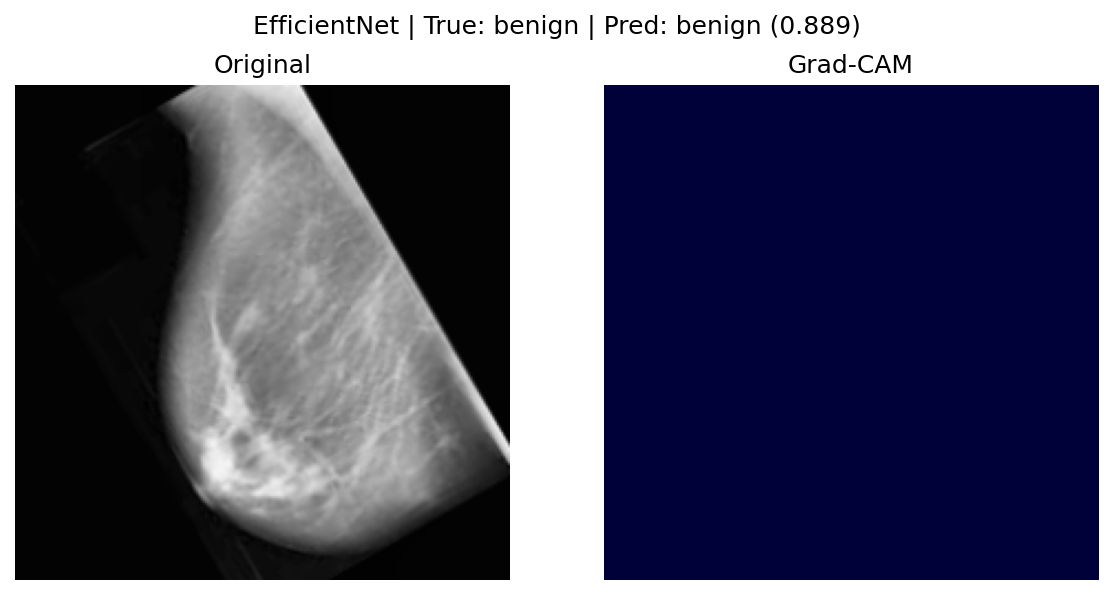
#> input picture GradCAM_Result/EfficientNet/benign/benign10359_gradcam_pred_benign.png, 1113 x 595 px
$ python -i mammography_preprocessing.py   (imports and definitions only)
#> lines starting #> are read from the running program, lines starting #| are printed output that depends on the picture; after the words box and inside, x2 and y2 are one past the last pixel; in counts of white or black regions, pixels touching at a corner belong together
import os
import cv2
import numpy as np
import pandas as pd
import logging
from skimage.metrics import peak_signal_noise_ratio as psnr
from skimage.metrics import structural_similarity as ssim
from pathlib import Path
from tqdm import tqdm
from typing import Tuple, Dict, Optional, List

# -----------------------
# Logging setup
# -----------------------
# [1 line not run here, left out]

# Directories
BASE_DIR = Path("datasets")
CBIS_PNG_DIR = BASE_DIR / "CBIS-DDSM/png"
INBREAST_PNG_DIR = BASE_DIR / "INBreast"
PROCESSED_DIR = BASE_DIR / "processed_mammography"

# Classes for both datasets
CLASSES = ['benign', 'malignant']

# Test mode - set to True for first 5 images only
TEST_MODE = False
N_TEST_IMAGES = 5

# Create processed directories
# [5 lines not run here, left out]


def extract_breast_region(img):
    """Mask out background by simple threshold and keep largest component."""
    # Assume img is grayscale uint8
    # Rough threshold to separate breast from black background
    _, thresh = cv2.threshold(img, 5, 255, cv2.THRESH_BINARY)
    # Keep largest connected component (the breast)
    labels = cv2.connectedComponentsWithStats(thresh)[1]
    if labels.max() == 0:
        return img  # fallback
    # Determine largest CC (excluding background label 0)
    largest_label = 1 + np.argmax(cv2.connectedComponentsWithStats(thresh)[2][1:, cv2.CC_STAT_AREA])
    mask = (labels == largest_label).astype(np.uint8) * 255
    # Optional: remove pectoral muscle by cutting top-right corner (for MLO views)
    # mask = remove_pectoral(mask)  # implement Hough or other if needed
    return cv2.bitwise_and(img, img, mask=mask)

def denoise_image(img, method='median'):
    """Apply denoising filter: 'median', 'gaussian', 'bilateral', or 'nlm'."""
    if method == 'median':
        return cv2.medianBlur(img, ksize=3)
    elif method == 'gaussian':
        return cv2.GaussianBlur(img, (5,5), sigmaX=1.0)
    elif method == 'bilateral':
        # d=9, sigmaColor=75, sigmaSpace=75 as common defaults
        return cv2.bilateralFilter(img, d=9, sigmaColor=75, sigmaSpace=75)
    elif method == 'nlm':
        # h=10 is a starting point; convert to 32F for fastNlMeans
        img32 = img.astype(np.uint8)
        return cv2.fastNlMeansDenoising(img32, None, h=10, templateWindowSize=7, searchWindowSize=21)
    else:
        return img

def enhance_contrast(img, clipLimit=2.0, tileGridSize=(8,8)):
    """Apply CLAHE for local contrast enhancement."""
    clahe = cv2.createCLAHE(clipLimit=clipLimit, tileGridSize=tileGridSize)
    return clahe.apply(img)

def sharpen_image(img):
    """Apply unsharp masking (USM) sharpening."""
    # Gaussian blur then combine
    blurred = cv2.GaussianBlur(img, (0,0), sigmaX=1.0)
    # Weighted sum: original + (original - blurred)
    sharpen = cv2.addWeighted(img, 1.5, blurred, -0.5, 0)
    return np.clip(sharpen, 0, 255).astype(np.uint8)

def normalize_intensity(img):
    """Normalize image to zero mean and unit variance (float32 output)."""
    img_float = img.astype(np.float32)
    mean, std = img_float.mean(), img_float.std()
    if std > 0:
        img_norm = (img_float - mean) / std
    else:
        img_norm = img_float - mean
    return img_norm

def preprocess_mammography_image(img: np.ndarray) -> Tuple[np.ndarray, Dict]:
    """
    Enhanced preprocessing pipeline for mammography images with breast region extraction
    """
    original = img.copy()

    # 1. Breast region extraction
    breast = extract_breast_region(img)

    # 2. First-pass denoising (median + NLM)
    med = denoise_image(breast, method='median')
    nlm = denoise_image(med, method='nlm')

    # 3. Contrast enhancement (CLAHE)
    clahe_img = enhance_contrast(nlm, clipLimit=2.0, tileGridSize=(8,8))

    # 4. Sharpen
    sharp = sharpen_image(clahe_img)

    # 5. Normalize intensities
    normalized = normalize_intensity(sharp)

    # 6. Convert back to uint8 for saving and metrics calculation
    processed = cv2.normalize(normalized, None, 0, 255, cv2.NORM_MINMAX).astype("uint8")

    # 7. Resize to 224x224
    target_size = (224, 224)
    resized = cv2.resize(processed, target_size, interpolation=cv2.INTER_CUBIC)
    original_resized = cv2.resize(original, target_size, interpolation=cv2.INTER_CUBIC)

    # Calculate metrics
    mse = np.mean((original_resized - resized) ** 2)
    psnr_val = 20 * np.log10(255.0 / np.sqrt(mse)) if mse > 0 else 100
    ssim_val = ssim(original_resized, resized)

    metrics = {
        'psnr': psnr_val,
        'ssim': ssim_val,
        'mse': mse
    }

    return resized, metrics


# [254 lines left out: functions process_cbis_dataset, process_inbreast_dataset, save_separate_metrics, main, not called in this run]


# [2 lines not run here, left out]

>>> import cv2
>>> picture = cv2.imread('../GradCAM_Result/EfficientNet/benign/benign10359_gradcam_pred_benign.png', cv2.IMREAD_GRAYSCALE)
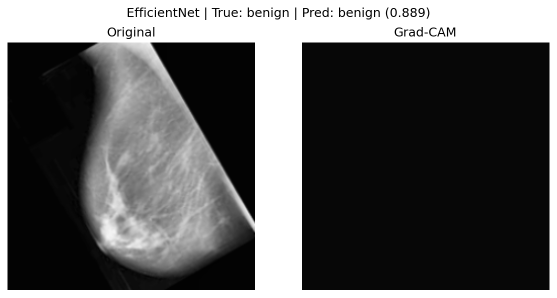
#> picture: shape (595, 1113) (shown at 1/2 size); min 0, max 255, mean 91.2
>>> result = preprocess_mammography_image(picture)
#> in extract_breast_region, `_, thresh = cv2.threshold(img, 5, 255, cv2.THRESH_BINARY)`:
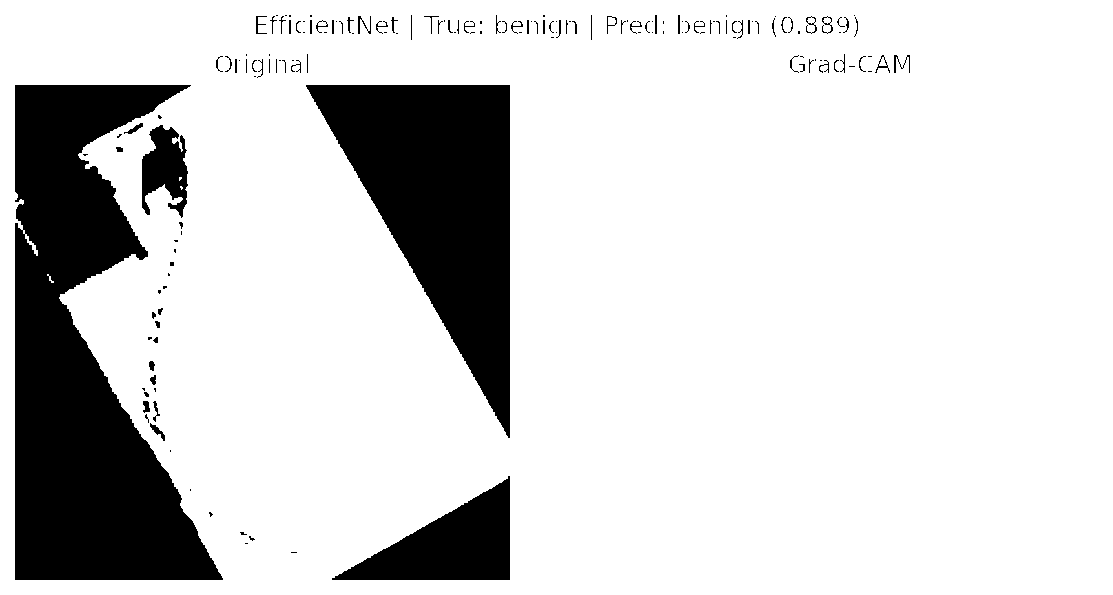
#> thresh: shape (595, 1113); 83.5% white; 163 black regions (96 under 20 px), largest, box (x1, y1, x2, y2) and area: (15, 85, 223, 580) 57892, (306, 85, 510, 438) 36247, (332, 476, 510, 580) 9195
#> in extract_breast_region, `labels = cv2.connectedComponentsWithStats(thresh)[1]`:
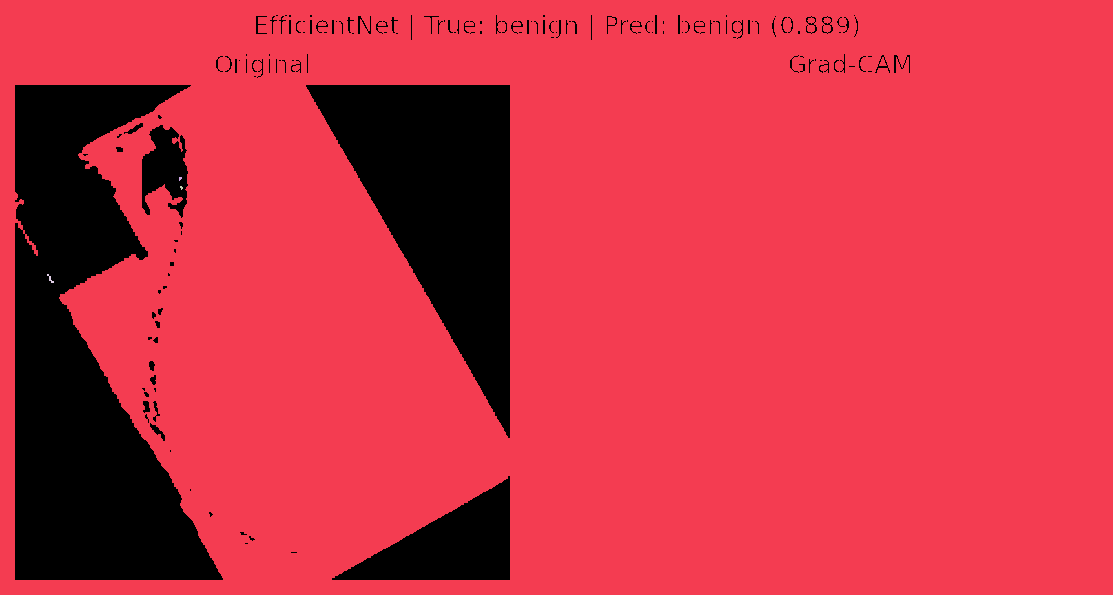
#> labels: shape (595, 1113) int32; 5 distinct labels, from 0 to 4; one colour per label, 0 black
#> in extract_breast_region, `largest_label = 1 + np.argmax(cv2.connectedComponentsWithStats(thresh)..`: largest_label = 1
#> in enhance_contrast, `return clahe.apply(img)`:
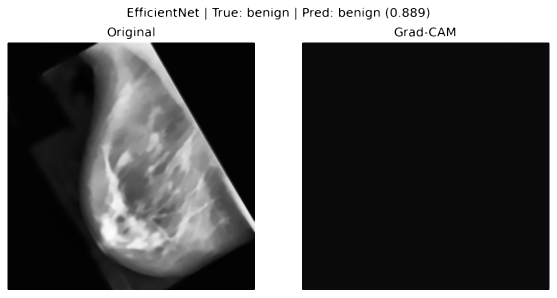
#> returned value: shape (595, 1113) (shown at 1/2 size); min 2, max 255, mean 93
#> in normalize_intensity, `mean, std = img_float.mean(), img_float.std()`: mean = 92.88; std = 107.1
#> in preprocess_mammography_image, `resized = cv2.resize(processed, target_size, interpolation=cv2.INTER_C..`:
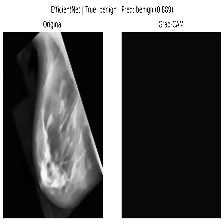
#> resized: shape (224, 224); min 0, max 255, mean 92.9
#> in preprocess_mammography_image, `original_resized = cv2.resize(original, target_size, interpolation=cv2..`:
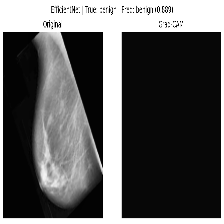
#> original_resized: shape (224, 224); min 0, max 255, mean 91.6
#> in preprocess_mammography_image, `mse = np.mean((original_resized - resized) ** 2)`: mse = 20.43
#> in preprocess_mammography_image, `psnr_val = 20 * np.log10(255.0 / np.sqrt(mse)) if mse > 0 else 100`: psnr_val = 35.03
#> in preprocess_mammography_image, `ssim_val = ssim(original_resized, resized)`: ssim_val = 0.952
#> in preprocess_mammography_image, `metrics = { 'psnr': psnr_val, 'ssim': ssim_val, 'mse': mse }`: metrics = {'psnr': 35.03, 'ssim': 0.952, 'mse': 20.43}

$ run again, on GradCAM_Result/EfficientNet/benign/benign287_gradcam_pred_benign.png
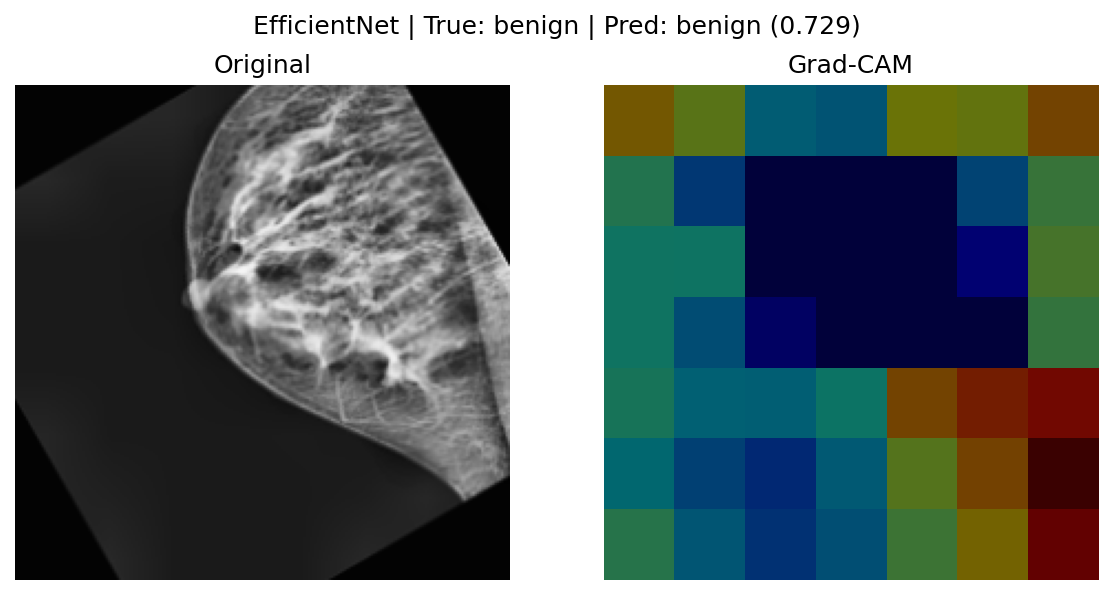
#> input picture GradCAM_Result/EfficientNet/benign/benign287_gradcam_pred_benign.png, 1113 x 595 px
#> in extract_breast_region, `_, thresh = cv2.threshold(img, 5, 255, cv2.THRESH_BINARY)`:
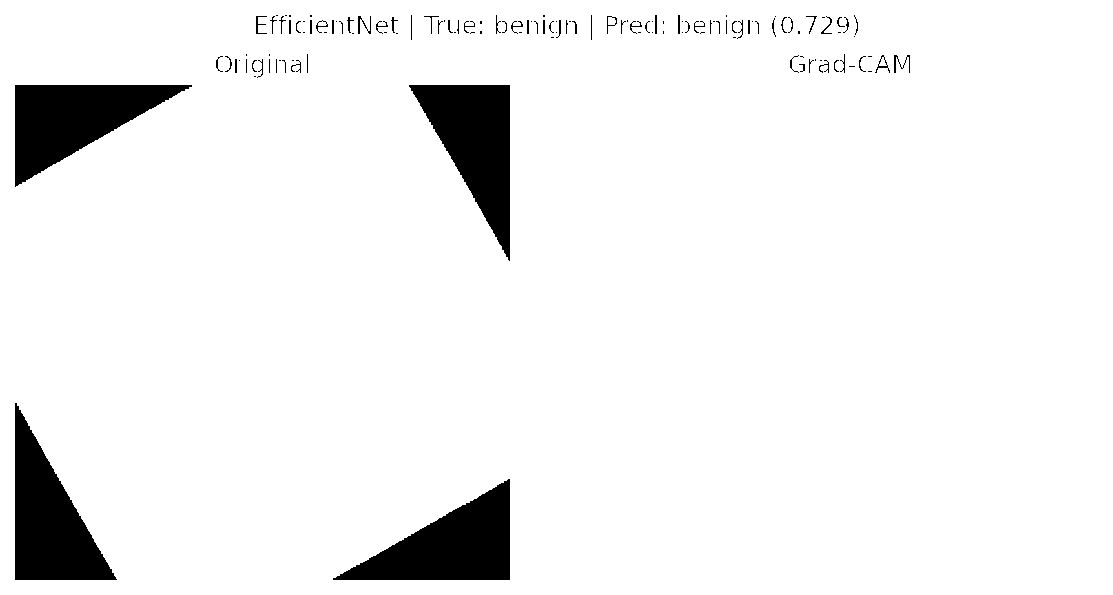
#> thresh: shape (595, 1113); 94.2% white; 130 black regions (73 under 20 px), largest, box (x1, y1, x2, y2) and area: (15, 403, 117, 580) 9067, (15, 85, 192, 187) 9053, (333, 479, 510, 580) 9028
#> largest_label = 1
#> mean = 113.2; std = 93.59
#> in preprocess_mammography_image, `original_resized = cv2.resize(original, target_size, interpolation=cv2..`:
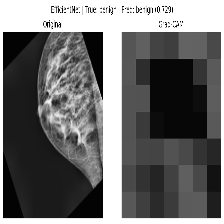
#> original_resized: shape (224, 224); min 0, max 255, mean 108.6
#> mse = 46.86
#> psnr_val = 31.42
#> ssim_val = 0.95
#> metrics = {'psnr': 31.42, 'ssim': 0.95, 'mse': 46.86}

$ run again, on GradCAM_Result/EfficientNet/benign/benign3170_gradcam_pred_benign.png
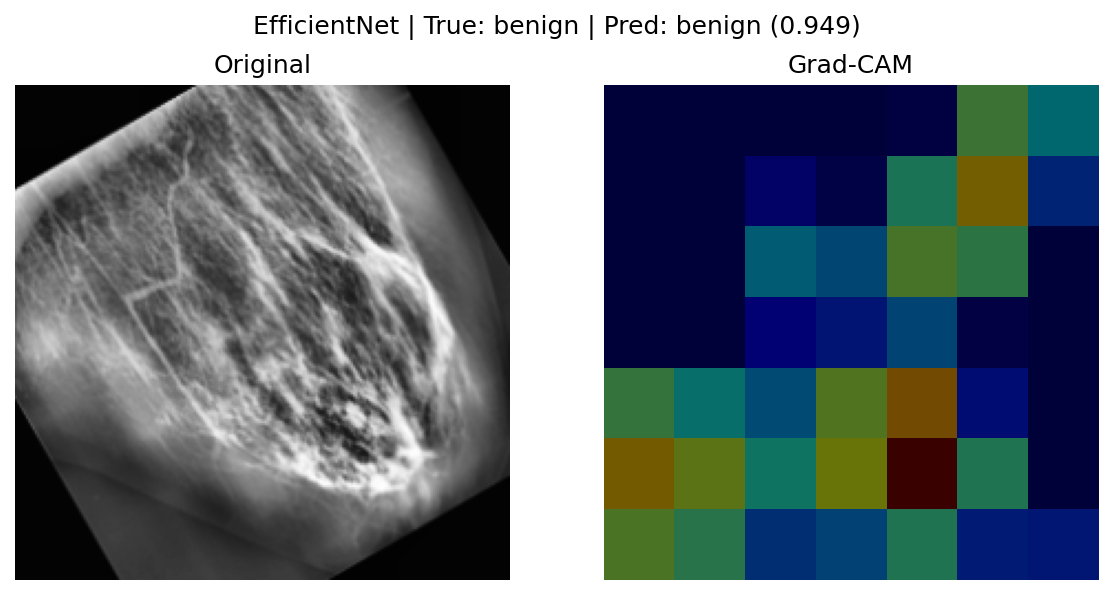
#> input picture GradCAM_Result/EfficientNet/benign/benign3170_gradcam_pred_benign.png, 1113 x 595 px
#> in extract_breast_region, `_, thresh = cv2.threshold(img, 5, 255, cv2.THRESH_BINARY)`:
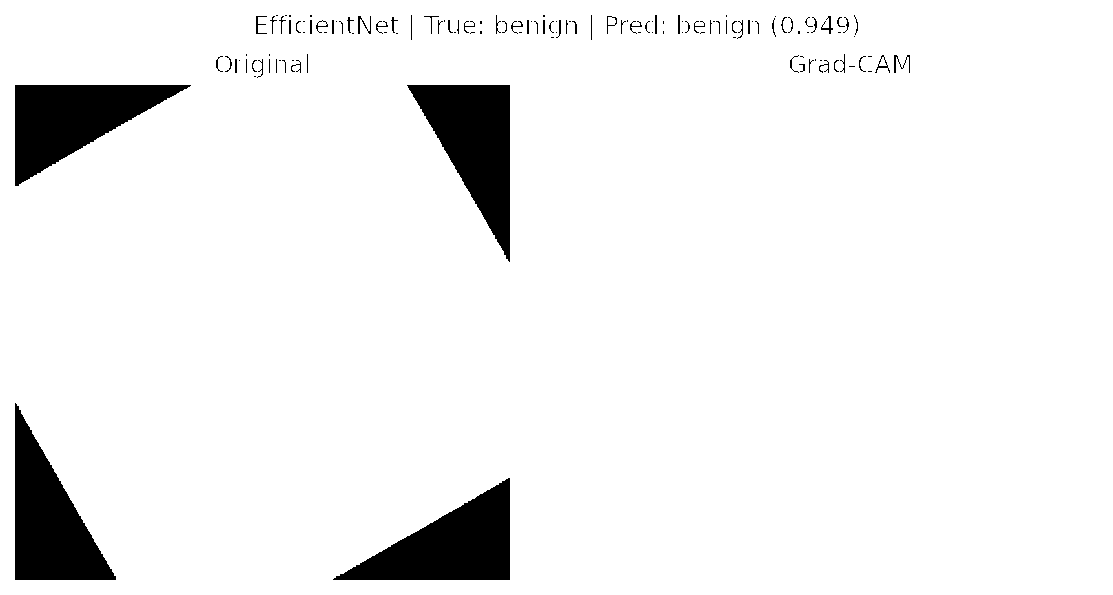
#> thresh: shape (595, 1113); 94.2% white; 131 black regions (74 under 20 px), largest, box (x1, y1, x2, y2) and area: (407, 85, 510, 262) 9146, (333, 478, 510, 580) 9110, (15, 403, 116, 580) 9044
#> largest_label = 1
#> mean = 120.7; std = 94.51
#> in preprocess_mammography_image, `original_resized = cv2.resize(original, target_size, interpolation=cv2..`:
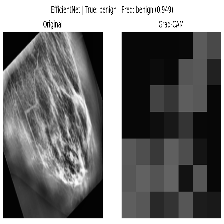
#> original_resized: shape (224, 224); min 0, max 255, mean 116.5
#> mse = 47.57
#> psnr_val = 31.36
#> ssim_val = 0.941
#> metrics = {'psnr': 31.36, 'ssim': 0.941, 'mse': 47.57}
